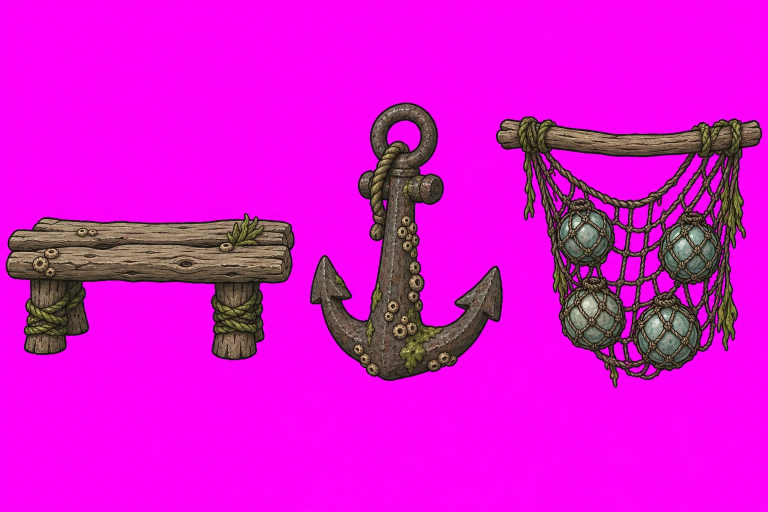
#> input picture octomancer-web/art-src/hub-build/gen01.webp, 1536 x 1024 px (shown at 1/2 size)
$ python export_build_art.py
#> lines starting #> are read from the running program, lines starting #| are printed output that depends on the picture; after the words box and inside, x2 and y2 are one past the last pixel; in counts of white or black regions, pixels touching at a corner belong together
"""Hub building (HUB-BUILDING.md): build play/img/v2/sprites-build.webp (packed atlas) + play/js/sprite-atlas-build.js.

Three decorations nothing in the existing art could make: the driftwood bench, the old anchor and the net with glass floats.
Generated in Milan's style (openai-image-gen skill, gpt-image-2, quality medium, edit with img/v2/sprites-hub.webp as the style
reference) in octomancer-web/art-src/hub-build/gen01.webp on flat magenta, keyed and despilled like export_hub_art.py.
Run from the repo root:
    python octomancer-web/tools/export_build_art.py
"""
import json, os
import numpy as np
from PIL import Image

ROOT = os.path.normpath(os.path.join(os.path.dirname(__file__), '..', '..'))
SRC = os.path.join(ROOT, 'octomancer-web', 'art-src', 'hub-build')
PLAY = os.path.join(ROOT, 'site', 'octomancer', 'play')


def key_magenta(path):
    """A generated sheet on flat magenta -> RGBA with the key removed, the soft rim darkened (no light halo), despilled."""
    im = np.asarray(Image.open(path).convert('RGB')).astype(np.float32)
    R, G, B = im[..., 0], im[..., 1], im[..., 2]
    m = np.minimum(R, B) - G
    alpha = 1 - np.clip((m - 70.0) / 130.0, 0, 1)
    spill = np.clip((m - 20) / 180, 0, 1)
    out = im.copy()
    cap = G + 20
    out[..., 0] = np.where(spill > 0, np.minimum(R, cap + (R - cap) * (1 - spill)), R)
    out[..., 2] = np.where(spill > 0, np.minimum(B, cap + (B - cap) * (1 - spill)), B)
    edge = (alpha > 0.02) & (alpha < 0.98)
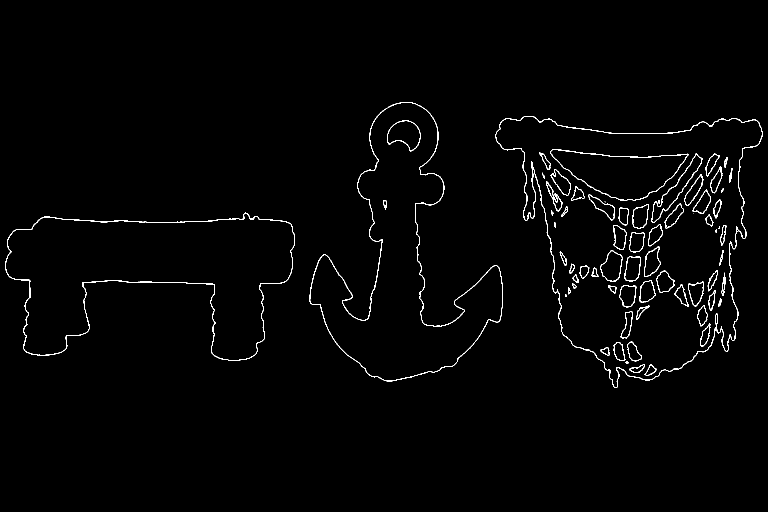
#> edge: shape (1024, 1536) bool (shown at 1/2 size); 1.4% white in thin lines or dots, all inside (x1, y1, x2, y2) = (10, 204, 1525, 776)
    out[edge] = out[edge] * 0.55
    return np.dstack([np.clip(out, 0, 255), alpha * 255]).astype(np.uint8)


def crop(rgba, box, thr=8):
    img = Image.fromarray(rgba[box[1]:box[3], box[0]:box[2]], 'RGBA')
    a = img.getchannel('A').point(lambda v: 255 if v > thr else 0)
    return img.crop(a.getbbox())


def fit(img, w=None, h=None):
    k = (w / img.width) if w else (h / img.height)
    return img.resize((max(1, round(img.width * k)), max(1, round(img.height * k))), Image.LANCZOS)


# sheet file -> [(name, box in the 1536 x 1024 sheet, target height)]
SHEETS = {
    'gen01.webp': [('driftBench', (0, 400, 610, 740), 110), ('anchor', (610, 190, 1010, 780), 170),
                   ('floatNet', (1006, 220, 1515, 790), 160)],
}
S = {}
for fn, items in SHEETS.items():
    g = key_magenta(os.path.join(SRC, fn))
    for name, box, h in items:
        S[name] = fit(crop(g, box), h=h)
#> this loop made 3 passes
#> pass 1, in crop, `img = Image.fromarray(rgba[box[1]:box[3], box[0]:box[2]], 'RGBA')`:
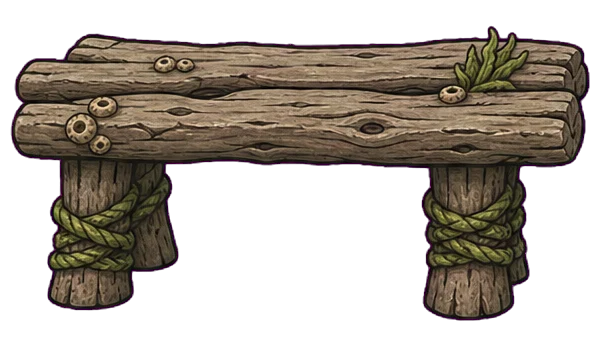
#> img: PIL image 610x340 RGBA; mean R, G, B, A 59.9, 42.1, 43.9, 121.9; transparent parts drawn white
#> pass 1, in crop, `a = img.getchannel('A').point(lambda v: 255 if v > thr else 0)`:
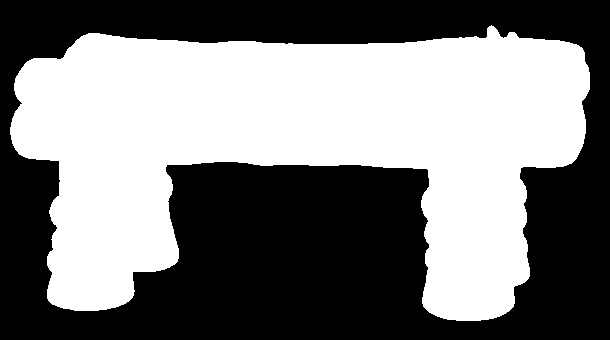
#> a: PIL image 610x340 L; 48.6% white; 1 white region, box (x1, y1, x2, y2) and area: (10, 25, 590, 321) 100737
#> after the loop, S = 3 items
# pull any leftover pink (red and blue both well above green) back to green
for name in S:
    a = np.asarray(S[name]).astype(np.float32)
    bad = (a[..., 0] > a[..., 1] + 25) & (a[..., 2] > a[..., 1] + 25) & (a[..., 3] > 0) & (a[..., 1] < 90)
    a[..., 0] = np.where(bad, a[..., 1] + 10, a[..., 0]); a[..., 2] = np.where(bad, a[..., 1] + 10, a[..., 2])
    S[name] = Image.fromarray(a.astype(np.uint8), 'RGBA')
#> this loop made 3 passes
#> name on passes 1 to 3: 'driftBench', 'anchor', 'floatNet'
#> pass 1, `bad = (a[..., 0] > a[..., 1] + 25) & (a[..., 2] > a[..., 1] + 25) & (a..`:
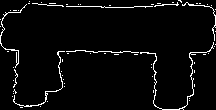
#> bad: shape (110, 216) bool; 3.9% white in thin lines or dots
#> after the loop:
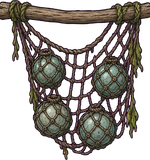
#> a: shape (160, 150, 4) float32; mean of channels 0, 1, 2, 3 41.2, 35.6, 31.1, 126.2; transparent parts drawn white
#> after the loop:
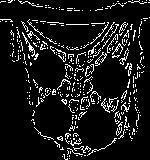
#> bad: shape (160, 150) bool; 9.9% white in thin lines or dots

order = sorted(S, key=lambda n: -S[n].height)
#> order = ['anchor', 'floatNet', 'driftBench']
W, PAD = 512, 2
x = y = row_h = 0
rects = {}
for n in order:
    im = S[n]
    if x + im.width + PAD > W:
        x, y, row_h = 0, y + row_h + PAD, 0
    rects[n] = [x, y, im.width, im.height]
    x += im.width + PAD
    row_h = max(row_h, im.height)
#> this loop made 3 passes
#> (n, x) on passes 1 to 3: ('anchor', 121), ('floatNet', 273), ('driftBench', 491)
#> after the loop, rects = {'anchor': [0, 0, 119, 170], 'floatNet': [121, 0, 150, 160], 'driftBench': [273, 0, 216, 110]}; row_h = 170; x = 491; y = 0
H = y + row_h
#> H = 170
sheet = Image.new('RGBA', (W, H), (0, 0, 0, 0))
#> sheet: PIL image 512x170 RGBA; every value is 0
for n, (rx, ry, rw, rh) in rects.items():
    sheet.alpha_composite(S[n], (rx, ry))
#> this loop made 3 passes
#> (n, rx, rw, rh) on passes 1 to 3: ('anchor', 0, 119, 170), ('floatNet', 121, 150, 160), ('driftBench', 273, 216, 110)
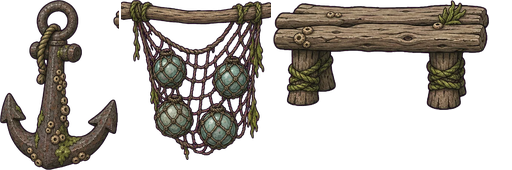
#> sheet: PIL image 512x170 RGBA; mean R, G, B, A 35, 29.8, 24.7, 98.2; transparent parts drawn white
out = os.path.join(PLAY, 'img', 'v2', 'sprites-build.webp')
sheet.save(out, quality=90, method=6, alpha_quality=90)
with open(os.path.join(PLAY, 'js', 'sprite-atlas-build.js'), 'w', encoding='utf-8', newline='\n') as f:
    f.write('// Generated by octomancer-web/tools/export_build_art.py: the rects [x, y, w, h] of img/v2/sprites-build.webp. Do not edit.\n')
    f.write('export const ATLAS_BUILD_RECTS = {\n' + ''.join('  %s: %s,\n' % (json.dumps(k), json.dumps(v, separators=(',', ':'))) for k, v in rects.items()) + '};\n')
print('sheet', W, H, os.path.getsize(out), 'bytes')
#| sheet 512 170 35864 bytes
for n in order: print(n, rects[n])
#> this loop made 3 passes
#| anchor [0, 0, 119, 170]
#| floatNet [121, 0, 150, 160]
#| driftBench [273, 0, 216, 110]

$ run again, with octomancer-web/art-src/altar/gen01-altar.webp copied over octomancer-web/art-src/hub-build/gen01.webp
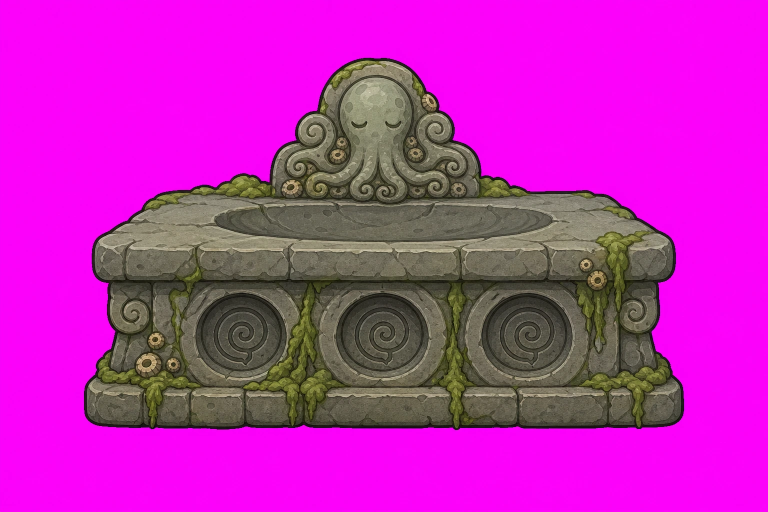
#> input picture octomancer-web/art-src/altar/gen01-altar.webp, 1536 x 1024 px (shown at 1/2 size)
#> edge: shape (1024, 1536) bool; 0.31% white in thin lines or dots, all inside (x1, y1, x2, y2) = (167, 115, 1369, 861)
#> the loop `for name, box, h in items:` made 3 passes
#> k in fit on passes 1 to 3: 0.324, 0.288, 0.369
#> after the loop `for name, box, h in items:`: S = 3 items
#> the loop `for name in S:` made 3 passes
#> name on passes 1 to 3: 'driftBench', 'anchor', 'floatNet'
#> after the loop `for name in S:`:
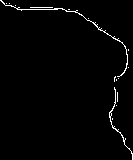
#> bad: shape (160, 133) bool; 1.7% white in thin lines or dots
#> order = ['anchor', 'floatNet', 'driftBench']
#> the loop `for n in order:` made 3 passes
#> (n, x) on passes 1 to 3: ('anchor', 117), ('floatNet', 252), ('driftBench', 392)
#> after the loop `for n in order:`: rects = {'anchor': [0, 0, 115, 170], 'floatNet': [117, 0, 133, 160], 'driftBench': [252, 0, 138, 110]}; row_h = 170; x = 392; y = 0
#> H = 170
#> the loop `for n, (rx, ry, rw, rh) in rects.items():` made 3 passes
#> (n, rx, rw, rh) on passes 1 to 3: ('anchor', 0, 115, 170), ('floatNet', 117, 133, 160), ('driftBench', 252, 138, 110)
#> after the loop `for n, (rx, ry, rw, rh) in rects.items():`:
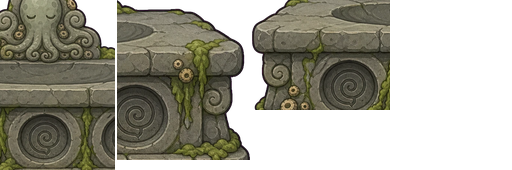
#> sheet: PIL image 512x170 RGBA; mean R, G, B, A 56.3, 54.4, 42.9, 145.5; transparent parts drawn white
#| sheet 512 170 20498 bytes
#> the loop `for n in order: print(n, rects[n])` made 3 passes
#> (printed output is left out)
